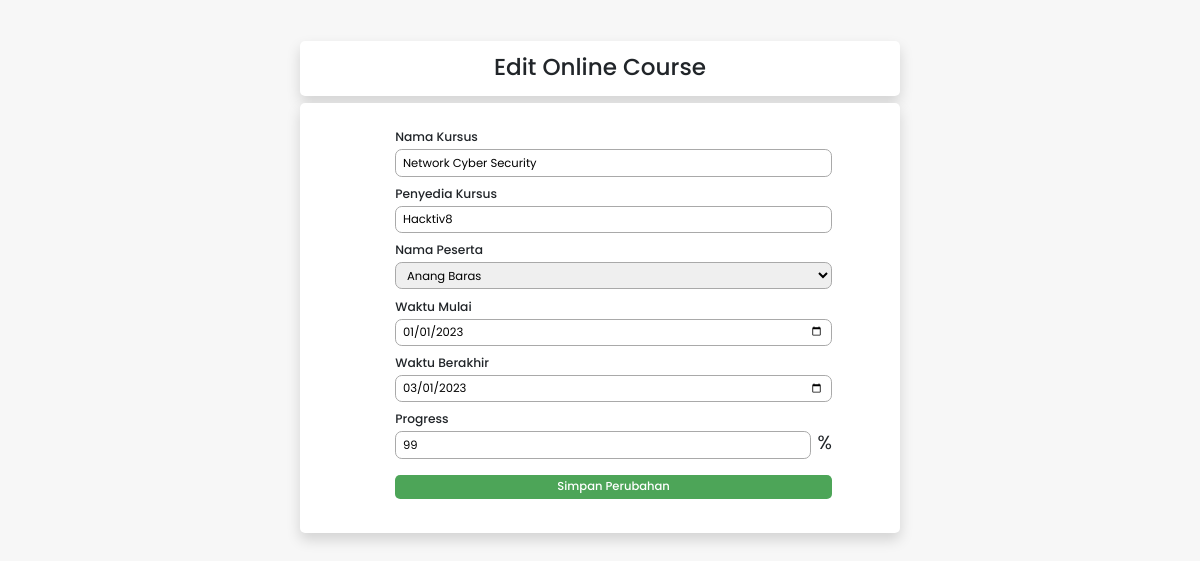
The app's page /edit.php?id=25 with its own data.
### tables this page shows
CREATE TABLE `monitoring` (
  `id` int NOT NULL,
  `project_name` varchar(100) NOT NULL,
  `client_name` varchar(100) NOT NULL,
  `leader_id` int NOT NULL,
  `start_date` date NOT NULL,
  `end_date` date NOT NULL,
  `progress` float NOT NULL
);

CREATE TABLE `leader` (
  `id` int NOT NULL,
  `leader_name` varchar(100) NOT NULL,
  `email` varchar(100) NOT NULL,
  `profile_picture` varchar(100) NOT NULL
);

### functions.php (called while the page is built, shortened)
<?php
$conn = mysqli_connect("localhost", "root", "", "test_hc");
function query($query)
{
    global $conn;
    $result = mysqli_query($conn, $query);
    $rows = [];
    while ($row = mysqli_fetch_assoc($result)) {
        $rows[] = $row;
    }
    return $rows;
}

### edit.php (the view, shortened to what this page needs)
<?php
require 'functions.php';
$id = $_GET['id'];
$monitoring = query("SELECT * FROM monitoring WHERE id = $id")[0];
$now_leader = $monitoring['leader_id'];
$now_leader_name = query("SELECT * FROM leader where id = $now_leader")[0];
?>
<!DOCTYPE html>
<html lang="en">
<head>
    <link href="https://cdn.jsdelivr.net/npm/bootstrap@5.2.0-beta1/dist/css/bootstrap.min.css" rel="stylesheet">
    <link rel="stylesheet" href="style.css">
</head>
<body>
    <div class="con w-50 d-flex flex-column justify-content-center">
        <h1 class="mt-5 mb-2 p-3 w-100 container-form shadow rounded">Edit Online Course</h1>
        <form action="" method="post" class="container-form shadow mt-0 rounded d-flex flex-column ">
            <ul>
                <li>
                    <label for="project_name">Nama Kursus</label>
                    <br>
                    <input class="field" type="text" name="project_name" id="project_name" required value="<?= $monitoring["project_name"]; ?>">
                </li>
                <li>
                    <label for="client_name">Penyedia Kursus</label>
                    <br>
                    <input class="field" type="text" name="client_name" id="client_name" value="<?= $monitoring["client_name"]; ?>">
                </li>
                <li>
                    <label for="leader_id">Nama Peserta</label>
                    <select class="field" style="cursor: pointer;" id="leader_id" name="leader_id" required tabindex="1">
                        <option selected hidden value="<?= $now_leader[0] ?>"><?= $now_leader_name['leader_name'] ?></option>
                    </select>
                </li>
                <li>
                    <label for="start_date">Waktu Mulai</label>
                    <br>
                    <input class="field" type="date" name="start_date" id="start_date" required value="<?= $monitoring['start_date'] ?>">
                </li>
                <li>
                    <label for="end_date">Waktu Berakhir</label>
                    <br>
                    <input class="field" type="date" name="end_date" id="end_date" required value="<?= $monitoring['end_date'] ?>">
                </li>
                <li>
                    <label for="progress">Progress</label>
                    <br>
                    <div class="d-flex justify-content-center">
                        <input class="field" type="number" name="progress" id="progress" value="<?= $monitoring['progress'] * 100 ?>">
                        <div class="ms-2 tag-persen">%</div>
                    </div>
                </li>
                <li><button class="w-100 mt-3 p-1 submit rounded" type="submit" name="submit">Simpan Perubahan</button></li>
            </ul>
        </form>
    </div>
</body>
</html>

### style.css (style rules this page uses)
* { margin: 0; padding: 0; box-sizing: border-box; font-family: "Poppins", sans-serif; font-size: 0.85rem; }
body { background-color: #f7f7f7; display: flex; justify-content: center; align-items: center; }
h1 { font-weight: 500; font-size: 1.7rem; }
.container-form { display: flex; justify-content: center; margin-top: 5rem; background-color: white; padding-right: 5rem; padding-left: 5rem; padding-top: 1.5rem; padding-bottom: 1.5rem; }
.field { margin-top: 0.2rem; margin-bottom: 0.2rem; padding-left: 0.5rem; padding-right: 0.5rem; width: 100%; height: 2rem; border-radius: 0.5rem; border: 1px solid darkgray; }
li > label { font-size: 0.9rem; margin-top: 0.4rem; font-weight: 500; }
.submit { border: 0; background-color: #4da558; color: white; font-weight: 500; }
.tag-persen { font-size: 1.4rem; }

### edit.php (style rules this page uses)
li { list-style-type: none; }

### records on screen
monitoring: project_name "Network Cyber Security", client_name "Hacktiv8", start_date "01/01/2023", end_date "03/01/2023", progress "99"
leader: leader_id "Anang Baras"
